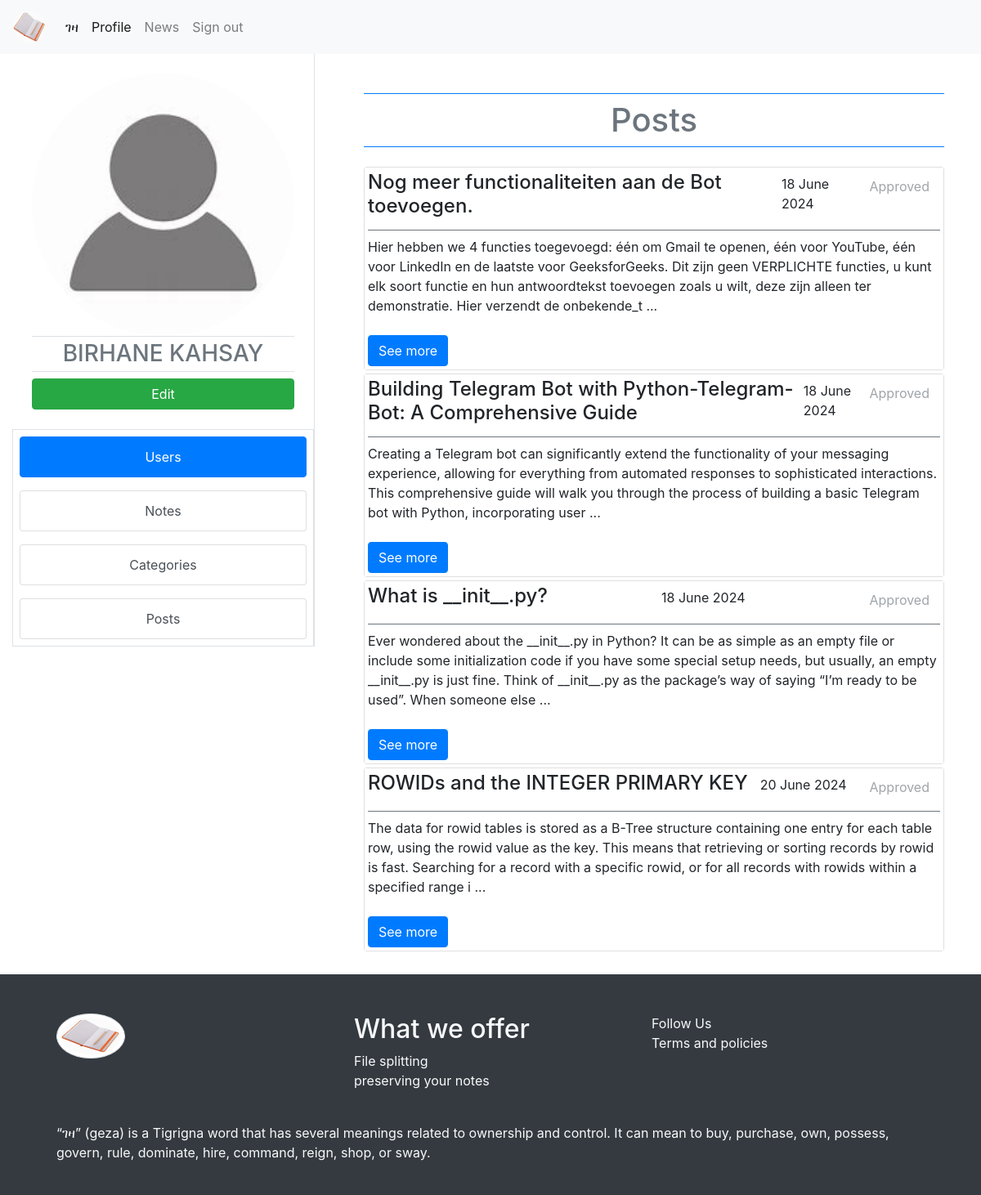
The page /posts/ (signed in) on the database its author committed.
### note/models.py (models this page shows)
class User(note_db.Model, UserMixin):
    id = note_db.Column(note_db.Integer, primary_key = True)
    email = note_db.Column(note_db.String(150), unique = True)
    password = note_db.Column(note_db.String(200))
    first_name = note_db.Column(note_db.String(100))
    last_name = note_db.Column(note_db.String(100))
    is_admin = note_db.Column(note_db.Boolean, default = False)
    notes = note_db.relationship('Note')
    posts = note_db.relationship('Posts')
    is_banned = note_db.Column(note_db.Boolean, default = False)

class Posts(note_db.Model):
    post_id = note_db.Column(note_db.Integer, autoincrement=True, primary_key=True)
    title = note_db.Column(note_db.String(100), nullable = False)
    content = note_db.Column(note_db.Text, nullable = False)
    publish_date = note_db.Column(note_db.DateTime(timezone=True), default=func.now())
    status = note_db.Column(note_db.String(50), nullable = False, default="pending")
    author_id = note_db.Column(note_db.Integer, note_db.ForeignKey('user.id'))

### note/posts.py (the view)
@posts.route('/')
@login_required
def get_all_posts():
    mapper = 'posts'
    all_posts = Posts.query.all()
    return render_template("dashboard.html",
                           category=mapper,
                           get_all_post= all_posts,
                           is_post_update = is_post_updating,
                           user=current_user,
                           is_expanding = is_collapsed)

### note/templates/dashboard.html (shortened to what this page needs)
<!DOCTYPE html>
<html lang="en">
<head>
    <link rel="stylesheet" href="https://stackpath.bootstrapcdn.com/bootstrap/4.3.1/css/bootstrap.min.css">
</head>
<body>
    {% include "navbar.html" %}
    <div class="container-fluid">
        <div class="row">
            <div class="col-md-4">
                {% include "dashboardManager.html" %}
            </div>
            <div class="col-md-8">
                    {% include "dashboardViewer.html" %}
            </div>
        </div>
    </div>
{%  include "footer.html" %}
</body>
</html>

### note/templates/dashboardManager.html (shortened to what this page needs)
{% if user.is_admin %}
<div class="d-flex flex-column bg-purple-dark border-right" id="wrapper">
    <div class="d-flex flex-column h-50 m-4 justify-content-start text-body  align-center rounded text-white">
        <img class="rounded-circle h-20 w-20" src="{{url_for('static', filename='profile.jpeg')}}" alt=" profile">
        <h3 class="text-center border-top border-default border-bottom text-secondary py-1">{{ user.first_name.upper() + " " + user.last_name.upper()}}</h3>
        <a href="/profile/user/update/{{user.id}}" class="btn btn-success">Edit</a>
    </div>
    <ul class="list-group list-unstyled d-inline text-center border">
        <li class="p-2"><a class="list-group-item hover-shadow list-group-item-action active" href="/profile/profile">Users</a></li>
        <li class="p-2"><a class="list-group-item hover-shadow  list-group-item-action" href="/profile/get-all-notes">Notes</a></li>
        <li class="p-2"><a class="list-group-item hover-shadow  list-group-item-action" href="/category/get-all-categories">Categories</a></li>
        <li class="p-2"><a class="list-group-item hover-shadow  list-group-item-action" href="/posts">Posts</a></li>
    </ul>
</div>
{% endif %}

### note/templates/blogs/posts.html (shortened to what this page needs)
<div class="container mt-5">
    <div class="list-group list-group-flush mt-3">
        <h1 class="py-2 text-center text-secondary border-top border-primary border-bottom">Posts</h1>
        {% if user.is_admin %}
            <ul class="list-group list-group-flush mt-3">
                {% for post in get_all_post %}
                    <article class="card user-select-auto mb-1">
                        <li class="list-group-item card-body p-1">
                            <div class="d-flex flex-row border-bottom border-secondary justify-content-between text-decoration-underline">
                                <h4 class="card-title">{{post.title}}</h4>
                                <p class="bg-default rounded text-grey p-1">{{ post.publish_date.strftime('%d %B %Y') }}</p>
                                <span role="contentinfo" class=" btn text-secondary disabled rounded">{{ post.status.capitalize() }}</span>
                            </div>
                            <p class="card-text py-2">{{ post.content[:300]}} ...</p>
                            <a href="/posts/get-detail-of-post/{{post.post_id}}/see-more" class="btn btn-primary">See more</a>
                        </li>
                    </article>
                {% endfor%}
            </ul>
        {% endif %}
    </div>
</div>

### rows shown on the page
User: first_name "BIRHANE KAHSAY"
Posts: title "Nog meer functionaliteiten aan de Bot toevoegen.", publish_date "18 June 2024", status "Approved", content "Hier hebben we 4 functies toegevoegd: één om Gmail te openen, één voor YouTube, één voor LinkedIn en de laatste voor GeeksforGeeks. Dit zijn geen VERPLICHTE functies, u kunt elk soort functie en hun antwoordtekst toevoegen zoals u wilt, deze zijn alleen ter demonstratie. Hier verzendt de onbekende_t"
Posts: title "Building Telegram Bot with Python-Telegram-Bot: A Comprehensive Guide", publish_date "18 June 2024", status "Approved", content "Creating a Telegram bot can significantly extend the functionality of your messaging experience, allowing for everything from automated responses to sophisticated interactions. This comprehensive guide will walk you through the process of building a basic Telegram bot with Python, incorporating user"
Posts: title "What is __init__.py?", publish_date "18 June 2024", status "Approved", content "Ever wondered about the __init__.py in Python? It can be as simple as an empty file or include some initialization code if you have some special setup needs, but usually, an empty __init__.py is just fine. Think of __init__.py as the package’s way of saying “I’m ready to be used”. When someone else"
Posts: title "ROWIDs and the INTEGER PRIMARY KEY", publish_date "20 June 2024", status "Approved", content "The data for rowid tables is stored as a B-Tree structure containing one entry for each table row, using the rowid value as the key. This means that retrieving or sorting records by rowid is fast. Searching for a record with a specific rowid, or for all records with rowids within a specified range i"
